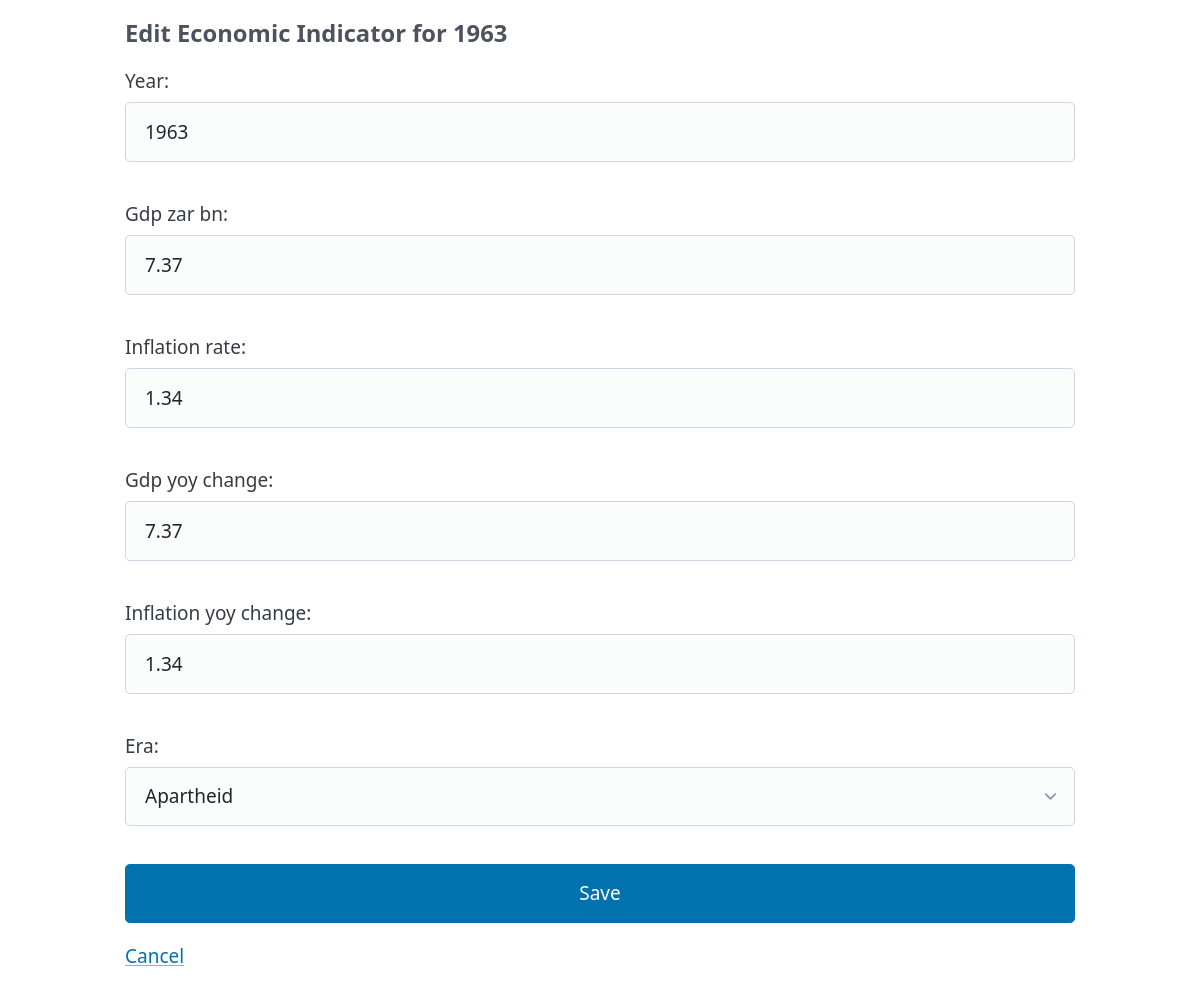
The app's page /database/indicator/1963/edit/ with its own data.
### analysis/models.py (models this page shows, shortened)
class EconomicIndicator(models.Model):
    year = models.IntegerField(unique=True, db_index=True)
    gdp_zar_bn = models.DecimalField(max_digits=10, decimal_places=2)
    inflation_rate = models.DecimalField(max_digits=5, decimal_places=2)
    gdp_yoy_change = models.DecimalField(max_digits=5, decimal_places=2, null=True, blank=True)
    inflation_yoy_change = models.DecimalField(max_digits=5, decimal_places=2, null=True, blank=True)
    era = models.CharField(max_length=20, db_index=True)  # 'Apartheid' | 'Post-Apartheid'
    created_at = models.DateTimeField(auto_now_add=True)
    class Meta:
        ordering = ["year"]

### analysis/views.py (the view)
# urls.py: path("database/indicator/<int:year>/edit/", views.indicator_update, name="indicator_edit"),
@transaction.atomic
def indicator_update(request, year):
    obj = get_object_or_404(EconomicIndicator, year=year)
    if request.method == 'POST':
        form = EconomicIndicatorForm(request.POST, instance=obj)
        if form.is_valid():
            form.save()
            messages.success(request, "Record updated.")
            return redirect('database_dashboard')
        messages.error(request, f"Update failed: {form.errors}")
    else:
        form = EconomicIndicatorForm(instance=obj)
    return render(request, 'analysis/indicator_edit.html', {'form': form, 'obj': obj})

### analysis/forms.py
class EconomicIndicatorForm(forms.ModelForm):
    class Meta:
        model = EconomicIndicator
        fields = [
            'year', 'gdp_zar_bn', 'inflation_rate',
            'gdp_yoy_change', 'inflation_yoy_change', 'era',
        ]
        widgets = {
            'era': forms.Select(choices=[('Apartheid','Apartheid'), ('Post-Apartheid','Post-Apartheid')])
        }

### analysis/templates/analysis/indicator_edit.html (shortened to what this page needs)
<!doctype html>
<html lang="en">
<head>
  <link rel="stylesheet" href="https://cdn.jsdelivr.net/npm/@picocss/pico@2/css/pico.min.css">
</head>
<body>
<main class="container">
  <h4>Edit Economic Indicator for {{ obj.year }}</h4>
  <form method="post">
    {{ form.as_p }}
    <button type="submit">Save</button>
    <a href="{% url 'database_dashboard' %}">Cancel</a>
  </form>
</main>
</body>
</html>

### records on screen
EconomicIndicator: year "1963", gdp_zar_bn "7.37", inflation_rate "1.34", gdp_yoy_change "7.37", inflation_yoy_change "1.34", era "Apartheid"
